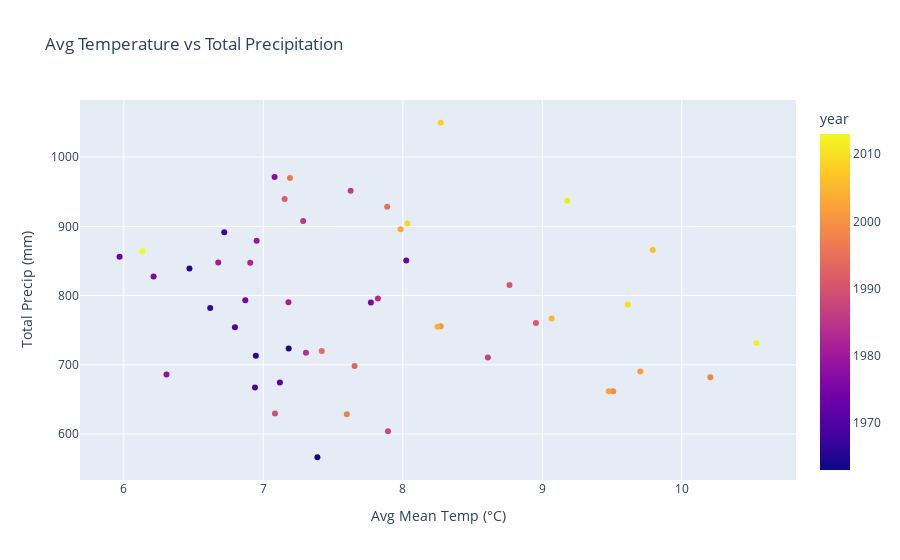

The notebook cell saved with this chart:
### Code cell
# --------------------------------------------------
# 8) EXTRA: Scatter – Avg Temp vs Precipitation
# --------------------------------------------------
fig6 = px.scatter(
    df,
    x="avg_mean_temp",
    y="total_precip",
    color="year",
    title="Avg Temperature vs Total Precipitation",
    labels={
        "avg_mean_temp": "Avg Mean Temp (°C)",
        "total_precip": "Total Precip (mm)"
    }
)
fig6.show()

### Figure 1 — Plotly figure (JSON) as saved in the notebook; plotly's stock layout.template omitted (floating-point values rounded to 4 significant figures)
{"data": [{"hovertemplate": "Avg Mean Temp (°C)=%{x}<br>Total Precip (mm)=%{y}<br>year=%{marker.color}<extra></extra>", "legendgroup": "", "marker": {"color": [1963, 1964, 1965, 1966, 1967, 1968, 1969, 1970, 1971, 1972, 1973, 1974, 1975, 1976, 1977, 1978, 1979, 1980, 1981, 1982, 1983, 1984, 1985, 1986, 1987, 1988, 1989, 1990, 1991, 1992, 1993, 1994, 1995, 1996, 1997, 1998, 1999, 2000, 2001, 2002, 2003, 2004, 2005, 2006, 2008, 2009, 2010, 2011, 2012, 2013], "coloraxis": "coloraxis", "symbol": "circle"}, "mode": "markers", "name": "", "orientation": "v", "showlegend": false, "type": "scatter", "x": [7.388, 7.182, 6.47, 6.946, 6.619, 6.72, 6.94, 6.796, 7.119, 5.969, 8.025, 6.871, 7.771, 6.213, 7.081, 6.306, 6.952, 6.677, 7.18, 6.907, 7.822, 7.306, 7.286, 7.626, 8.61, 7.894, 7.084, 8.765, 8.954, 7.153, 7.654, 7.419, 7.888, 7.191, 7.599, 10.2, 9.508, 8.272, 9.703, 9.477, 7.984, 8.249, 9.067, 9.792, 8.272, 8.033, 9.613, 9.179, 10.54, 6.134], "xaxis": "x", "y": [566.4, 723.4, 839.2, 713.2, 782.1, 891.4, 667.3, 754.3, 674.2, 856.2, 850.7, 793.3, 790.1, 827.6, 971.3, 686.0, 879.2, 847.9, 790.3, 847.4, 795.6, 717.4, 907.7, 951.2, 710.6, 604.0, 629.6, 815.3, 760.4, 939.4, 698.3, 719.8, 928.1, 969.8, 628.6, 682.1, 661.8, 755.7, 690.4, 661.9, 895.6, 755.0, 766.7, 865.7, 1050.0, 904.0, 787.2, 936.8, 731.6, 864.1], "yaxis": "y"}], "layout": {"coloraxis": {"colorbar": {"title": {"text": "year"}}, "colorscale": [[0, "#0d0887"], [0.1111, "#46039f"], [0.2222, "#7201a8"], [0.3333, "#9c179e"], [0.4444, "#bd3786"], [0.5556, "#d8576b"], [0.6667, "#ed7953"], [0.7778, "#fb9f3a"], [0.8889, "#fdca26"], [1, "#f0f921"]]}, "legend": {"tracegroupgap": 0}, "title": {"text": "Avg Temperature vs Total Precipitation"}, "xaxis": {"anchor": "y", "domain": [0, 1], "title": {"text": "Avg Mean Temp (°C)"}}, "yaxis": {"anchor": "x", "domain": [0, 1], "title": {"text": "Total Precip (mm)"}}}}
